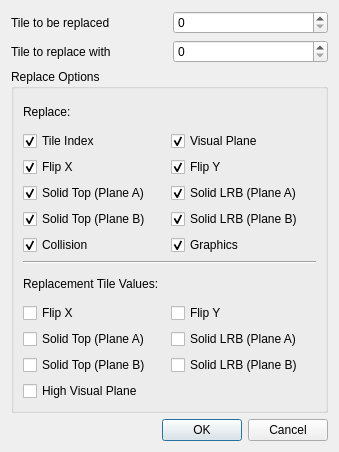
<?xml version="1.0" encoding="UTF-8"?>
<ui version="4.0">
 <class>TileReplaceOptions</class>
 <widget class="QDialog" name="TileReplaceOptions">
  <property name="geometry">
   <rect>
    <x>0</x>
    <y>0</y>
    <width>339</width>
    <height>452</height>
   </rect>
  </property>
  <property name="windowTitle">
   <string>Replace Tile</string>
  </property>
  <layout class="QGridLayout" name="gridLayout">
   <item row="1" column="1">
    <widget class="QSpinBox" name="srcTile">
     <property name="maximum">
      <number>1023</number>
     </property>
    </widget>
   </item>
   <item row="3" column="0" colspan="2">
    <widget class="QDialogButtonBox" name="buttonBox">
     <property name="orientation">
      <enum>Qt::Horizontal</enum>
     </property>
     <property name="standardButtons">
      <set>QDialogButtonBox::Cancel|QDialogButtonBox::Ok</set>
     </property>
    </widget>
   </item>
   <item row="0" column="1">
    <widget class="QSpinBox" name="dstTile">
     <property name="maximum">
      <number>1023</number>
     </property>
    </widget>
   </item>
   <item row="0" column="0">
    <widget class="QLabel" name="label">
     <property name="text">
      <string>Tile to be replaced</string>
     </property>
    </widget>
   </item>
   <item row="1" column="0">
    <widget class="QLabel" name="label_2">
     <property name="text">
      <string>Tile to replace with</string>
     </property>
    </widget>
   </item>
   <item row="2" column="0" colspan="2">
    <widget class="QGroupBox" name="groupBox">
     <property name="title">
      <string>Replace Options</string>
     </property>
     <layout class="QGridLayout" name="gridLayout_2">
      <item row="9" column="0" colspan="4">
       <widget class="Line" name="line">
        <property name="orientation">
         <enum>Qt::Horizontal</enum>
        </property>
       </widget>
      </item>
      <item row="4" column="0" colspan="2">
       <widget class="QCheckBox" name="replaceSolidTopB">
        <property name="text">
         <string>Solid Top (Plane A)</string>
        </property>
        <property name="checked">
         <bool>true</bool>
        </property>
       </widget>
      </item>
      <item row="2" column="0">
       <widget class="QCheckBox" name="replaceFlipX">
        <property name="text">
         <string>Flip X</string>
        </property>
        <property name="checked">
         <bool>true</bool>
        </property>
       </widget>
      </item>
      <item row="6" column="0">
       <widget class="QCheckBox" name="replaceCollision">
        <property name="text">
         <string>Collision</string>
        </property>
        <property name="checked">
         <bool>true</bool>
        </property>
       </widget>
      </item>
      <item row="4" column="2">
       <widget class="QCheckBox" name="replaceSolidLRBA">
        <property name="text">
         <string>Solid LRB (Plane A)</string>
        </property>
        <property name="checked">
         <bool>true</bool>
        </property>
       </widget>
      </item>
      <item row="2" column="2">
       <widget class="QCheckBox" name="replaceFlipY">
        <property name="text">
         <string>Flip Y</string>
        </property>
        <property name="checked">
         <bool>true</bool>
        </property>
       </widget>
      </item>
      <item row="11" column="0">
       <widget class="QCheckBox" name="hasFlipX">
        <property name="text">
         <string>Flip X</string>
        </property>
       </widget>
      </item>
      <item row="5" column="0" colspan="2">
       <widget class="QCheckBox" name="replaceSolidTopA">
        <property name="text">
         <string>Solid Top (Plane B)</string>
        </property>
        <property name="checked">
         <bool>true</bool>
        </property>
       </widget>
      </item>
      <item row="6" column="2">
       <widget class="QCheckBox" name="replaceGraphics">
        <property name="text">
         <string>Graphics</string>
        </property>
        <property name="checked">
         <bool>true</bool>
        </property>
       </widget>
      </item>
      <item row="11" column="2">
       <widget class="QCheckBox" name="hasFlipY">
        <property name="text">
         <string>Flip Y</string>
        </property>
       </widget>
      </item>
      <item row="5" column="2">
       <widget class="QCheckBox" name="replaceSolidLRBB">
        <property name="text">
         <string>Solid LRB (Plane B)</string>
        </property>
        <property name="checked">
         <bool>true</bool>
        </property>
       </widget>
      </item>
      <item row="0" column="0">
       <widget class="QLabel" name="label_3">
        <property name="text">
         <string>Replace:</string>
        </property>
       </widget>
      </item>
      <item row="10" column="0" colspan="2">
       <widget class="QLabel" name="label_4">
        <property name="text">
         <string>Replacement Tile Values:</string>
        </property>
       </widget>
      </item>
      <item row="1" column="0">
       <widget class="QCheckBox" name="replaceTileIndex">
        <property name="text">
         <string>Tile Index</string>
        </property>
        <property name="checked">
         <bool>true</bool>
        </property>
       </widget>
      </item>
      <item row="1" column="2" colspan="2">
       <widget class="QCheckBox" name="replaceVisualPlane">
        <property name="text">
         <string>Visual Plane</string>
        </property>
        <property name="checked">
         <bool>true</bool>
        </property>
       </widget>
      </item>
      <item row="13" column="0">
       <widget class="QCheckBox" name="hasSolidATop">
        <property name="text">
         <string>Solid Top (Plane A)</string>
        </property>
       </widget>
      </item>
      <item row="14" column="0">
       <widget class="QCheckBox" name="hasSolidBTop">
        <property name="text">
         <string>Solid Top (Plane B)</string>
        </property>
       </widget>
      </item>
      <item row="13" column="2">
       <widget class="QCheckBox" name="hasSolidALRB">
        <property name="text">
         <string>Solid LRB (Plane A)</string>
        </property>
       </widget>
      </item>
      <item row="14" column="2">
       <widget class="QCheckBox" name="hasSolidBLRB">
        <property name="text">
         <string>Solid LRB (Plane B)</string>
        </property>
       </widget>
      </item>
      <item row="15" column="0">
       <widget class="QCheckBox" name="hasVisualPlane">
        <property name="text">
         <string>High Visual Plane</string>
        </property>
       </widget>
      </item>
     </layout>
    </widget>
   </item>
  </layout>
 </widget>
 <tabstops>
  <tabstop>dstTile</tabstop>
  <tabstop>srcTile</tabstop>
  <tabstop>replaceTileIndex</tabstop>
  <tabstop>replaceVisualPlane</tabstop>
  <tabstop>replaceFlipX</tabstop>
  <tabstop>replaceFlipY</tabstop>
  <tabstop>replaceSolidTopB</tabstop>
  <tabstop>replaceSolidLRBA</tabstop>
  <tabstop>replaceSolidTopA</tabstop>
  <tabstop>replaceSolidLRBB</tabstop>
  <tabstop>replaceCollision</tabstop>
  <tabstop>replaceGraphics</tabstop>
  <tabstop>hasFlipX</tabstop>
  <tabstop>hasFlipY</tabstop>
  <tabstop>hasSolidATop</tabstop>
  <tabstop>hasSolidALRB</tabstop>
  <tabstop>hasSolidBTop</tabstop>
  <tabstop>hasSolidBLRB</tabstop>
  <tabstop>hasVisualPlane</tabstop>
 </tabstops>
 <resources/>
 <connections/>
</ui>
